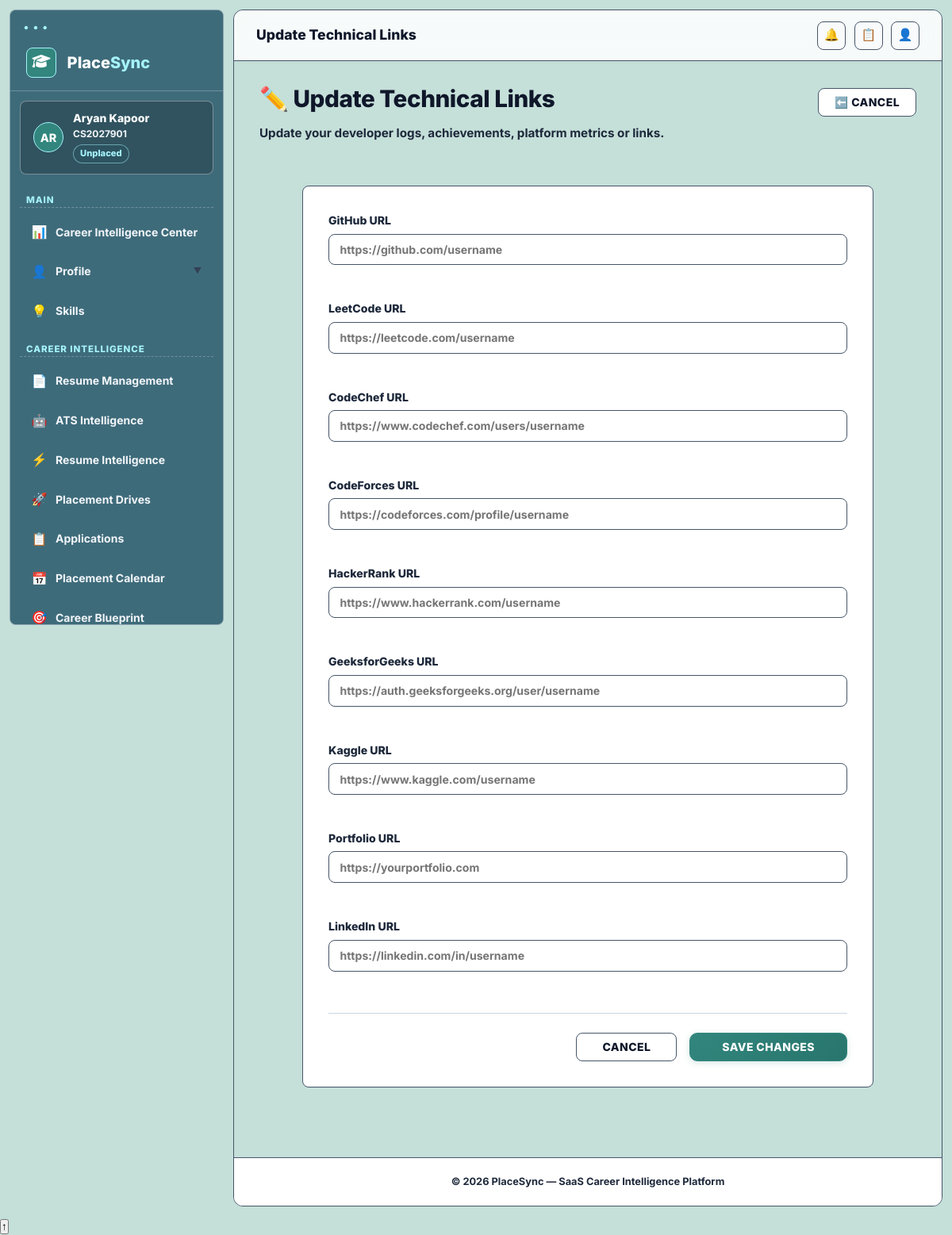
Screenshot of /student/journey/links/ (signed in) with the database file from the repository.
### students/models.py (models this page shows, shortened)
class Student(models.Model):
    class PlacementStatus(models.TextChoices):
        UNPLACED = 'UNPLACED', 'Unplaced'
        PLACED = 'PLACED', 'Placed'
        INTERN = 'INTERN', 'Internship'
        PLACED_AND_INTERN = 'PLACED_AND_INTERN', 'Placed & Internship'
    user = models.OneToOneField(
        settings.AUTH_USER_MODEL,
        on_delete=models.CASCADE,
        related_name='student_profile',
        null=True,
        blank=True
    )
    college = models.ForeignKey(
        'colleges.College',
        on_delete=models.CASCADE,
        related_name='students'
    )
    department = models.ForeignKey(
        'departments.Department',
        on_delete=models.CASCADE,
        related_name='students'
    )
    batch = models.ForeignKey(
        'batches.Batch',
        on_delete=models.CASCADE,
        related_name='students'
    )
    roll_number = models.CharField(max_length=50)
    name = models.CharField(max_length=255)
    email = models.EmailField()
    phone = models.CharField(max_length=20, blank=True)
    cgpa = models.DecimalField(
        max_digits=4,
        decimal_places=2,
        null=True,
        blank=True,
        help_text="CGPA out of 10"
    )
    spi = models.DecimalField(
        max_digits=4,
        decimal_places=2,
        null=True,
        blank=True,
        help_text="Semester Performance Index"
    )
    cpi = models.DecimalField(
        max_digits=4,
        decimal_places=2,
        null=True,
        blank=True,
        help_text="Cumulative Performance Index"
    )
    backlogs = models.PositiveIntegerField(
        default=0,
        help_text="Number of active backlogs"
    )
    semester = models.PositiveSmallIntegerField(
        default=1,
        help_text="Current semester"
    )
    division = models.CharField(
        max_length=10,
        blank=True,
        help_text="Class division/section"
    )
    placement_status = models.CharField(
        max_length=20,
        choices=PlacementStatus.choices,
        default=PlacementStatus.UNPLACED
    )
    package_amount = models.DecimalField(
        max_digits=10,
        decimal_places=2,
        null=True,
        blank=True,
        help_text="LPA package amount if placed"
    )
    stipend_amount = models.DecimalField(
        max_digits=10,
        decimal_places=2,
        null=True,
        blank=True,
        help_text="Monthly stipend amount if doing internship"
    )
    photo = models.ImageField(upload_to='student_photos/', blank=True, null=True)
    date_of_birth = models.DateField(blank=True, null=True)
    gender = models.CharField(max_length=20, blank=True)
    leetcode_url = models.URLField(blank=True)
    codechef_url = models.URLField(blank=True)
    hackerrank_url = models.URLField(blank=True)
    preferred_job_role = models.CharField(max_length=100, blank=True)
    preferred_industry = models.CharField(max_length=100, blank=True)
    preferred_city = models.CharField(max_length=100, blank=True)
    preferred_country = models.CharField(max_length=100, blank=True, default="India")
    preferred_work_location = models.CharField(max_length=100, blank=True)
    work_preference = models.CharField(
        max_length=20,
        choices=[
            ('REMOTE', 'Remote'),
            ('HYBRID', 'Hybrid'),
            ('ONSITE', 'Onsite'),
            ('ANY', 'Open to Any')
        ],
        default='ANY'
    )
    expected_salary = models.DecimalField(
        max_digits=10,
        decimal_places=2,
        null=True,
        blank=True,
        help_text="Expected Salary in LPA"
    )
    career_objective = models.CharField(
        max_length=50,
        choices=[
            ('JOB', 'Placement Job'),
            ('HIGHER_STUDIES', 'Higher Studies'),
            ('ENTREPRENEURSHIP', 'Entrepreneurship'),
            ('BOTH', 'Job & Higher Studies')
        ],
        default='JOB'
    )
    higher_studies = models.CharField(max_length=255, blank=True, help_text="e.g. MS in CS, MBA")
    willing_to_relocate = models.BooleanField(default=True)
    tenth_board = models.CharField(max_length=100, blank=True)
    tenth_percentage = models.DecimalField(max_digits=5, decimal_places=2, null=True, blank=True)
    twelfth_board = models.CharField(max_length=100, blank=True)
    twelfth_percentage = models.DecimalField(max_digits=5, decimal_places=2, null=True, blank=True, verbose_name="12th/Diploma Percentage")
    degree = models.CharField(max_length=100, blank=True, default="B.Tech")
    current_academic_year = models.CharField(max_length=50, blank=True, help_text="e.g. 1st Year, 2nd Year, etc.")
    admission_year = models.PositiveIntegerField(null=True, blank=True)
    graduation_year = models.PositiveIntegerField(null=True, blank=True)
    course = models.CharField(max_length=100, blank=True, default="Computer Science & Engineering")
    bio = models.TextField(blank=True, help_text="Short personal introduction")
    address = models.CharField(max_length=500, blank=True)
    skills = models.TextField(
        blank=True,
        help_text="Comma-separated skills e.g. Python, Django, SQL"
    )
    linkedin_url = models.URLField(blank=True)
    github_url = models.URLField(blank=True)
    portfolio_url = models.URLField(blank=True)
    resume = models.FileField(
        upload_to='student_resumes/',
        blank=True,
        null=True,
        help_text="Upload PDF resume"
    )
    resume_uploaded_at = models.DateTimeField(null=True, blank=True)
    class Meta:
        constraints = [
            models.UniqueConstraint(
                fields=['college', 'roll_number'],
                name='unique_college_roll_number'
            ),
        ]
        ordering = ['roll_number']

class TechnicalLinks(models.Model):
    student = models.OneToOneField(Student, on_delete=models.CASCADE, related_name='technical_links')
    github = models.URLField(blank=True, verbose_name="GitHub URL")
    leetcode = models.URLField(blank=True, verbose_name="LeetCode URL")
    codechef = models.URLField(blank=True, verbose_name="CodeChef URL")
    codeforces = models.URLField(blank=True, verbose_name="CodeForces URL")
    hackerrank = models.URLField(blank=True, verbose_name="HackerRank URL")
    geeksforgeeks = models.URLField(blank=True, verbose_name="GeeksforGeeks URL")
    kaggle = models.URLField(blank=True, verbose_name="Kaggle URL")
    portfolio = models.URLField(blank=True, verbose_name="Portfolio URL")
    linkedin = models.URLField(blank=True, verbose_name="LinkedIn URL")

### student_portal/views.py (the view, shortened to what this page needs)
# urls.py: path('journey/links/',                    TechnicalLinksUpdateView.as_view(),         name='journey_links'),
class TechnicalLinksUpdateView(StudentRequiredMixin, View):
    template_name = 'student_portal/journey_form.html'
    def get(self, request, *args, **kwargs):
        student = _get_student(request)
        if not student:
            return redirect('accounts:logout')
        links, created = TechnicalLinks.objects.get_or_create(student=student)
        form = TechnicalLinksForm(instance=links)
        return render(request, self.template_name, {
            **_base_ctx(request, student),
            'form': form,
            'is_edit': True,
            'title_prefix': 'Update Technical Links'
        })

### student_portal/views.py (called while the page is built)
def _get_student(request):
    try:
        return request.user.student_profile
    except Student.DoesNotExist:
        return None

def _base_ctx(request, student=None):
    unread = 0
    if request.user.is_authenticated:
        unread = Notification.objects.filter(user=request.user, is_read=False).count()
    return {
        'student': student or _get_student(request),
        'unread_count': unread,
    }

    def dispatch(self, request, *args, **kwargs):
        if not request.user.is_authenticated:
            return self.handle_no_permission()
        if request.user.role != 'STUDENT':
            return redirect('dashboard:index')
        return super().dispatch(request, *args, **kwargs)

### templates/student_portal/journey_form.html (shortened to what this page needs)
{% extends 'student_portal/base.html' %}
{% block topbar_title %}{{ title_prefix }}{% endblock %}
{% block content %}
<div class="sp-page-header">
  <div>
    <h1 class="sp-page-title">✏️ {{ title_prefix }}</h1>
    <p class="sp-page-subtitle">Update your developer logs, achievements, platform metrics or links.</p>
  </div>
  <div class="sp-page-actions">
    <a href="{% url 'student_portal:journey' %}" class="sp-btn sp-btn-secondary" style="border:1.5px solid #475569 !important;">⬅️ Cancel</a>
  </div>
</div>
<div style="max-width: 720px; margin: 0 auto 3rem;">
  <form method="post" enctype="multipart/form-data" class="sp-card" style="border:1.5px solid #475569 !important; background:#FFFFFF !important;">
    <div class="sp-card-body" style="padding: 2rem; display: flex; flex-direction: column; gap: 1.5rem;">
      {% for field in form %}
      <div class="sp-form-group">
        <label class="sp-form-label" for="{{ field.id_for_label }}" style="color:#1E293B !important; font-weight:800;">
          {{ field.label }}
        </label>
        {{ field }}
      </div>
      {% endfor %}
      <div style="border-top: 1.5px solid #CBD5E1; padding-top: 1.5rem; margin-top: 0.5rem; display: flex; gap: 1rem; justify-content: flex-end;">
        <a href="{% url 'student_portal:journey' %}" class="sp-btn sp-btn-secondary" style="padding: 0.65rem 2rem; border:1.5px solid #475569 !important;">Cancel</a>
        <button type="submit" class="sp-btn sp-btn-primary" style="padding: 0.65rem 2.5rem;">
          {% if is_edit %}Save Changes{% else %}Record Entry{% endif %}
        </button>
      </div>
    </div>
  </form>
</div>
{% endblock %}

### templates/student_portal/base.html (shortened to what this page needs)
{% load static %}
<!DOCTYPE html>
<html lang="en">
<head>
<link rel="stylesheet" href="https://cdnjs.cloudflare.com/ajax/libs/font-awesome/6.5.1/css/all.min.css" />
<link rel="stylesheet" href="{% static 'css/student.css' %}?v=8.2">
</head>
<body class="{% block page_body_class %}page-dashboard{% endblock %}">
<div class="sp-layout">
  <aside class="sp-sidebar" role="navigation" aria-label="Student navigation">
    <a href="{% url 'student_portal:dashboard' %}" class="sp-brand">
      <div class="sp-brand-icon"><i class="fa-solid fa-graduation-cap"></i></div>
      <div class="sp-brand-text">Place<span>Sync</span></div>
    </a>
    {% if student %}
    <div class="sp-identity">
      <div class="sp-avatar">{{ student.name|slice:":2"|upper }}</div>
      <div>
        <div class="sp-identity-name">{{ student.name }}</div>
        <div class="sp-identity-roll">{{ student.roll_number }}</div>
        <div class="sp-identity-badge">{{ student.get_placement_status_display }}</div>
      </div>
    </div>
    {% endif %}
    <div class="sp-section">
      <div class="sp-section-label">Main</div>
      <ul class="sp-nav">
        <li><a href="{% url 'student_portal:dashboard' %}" class="sp-link {% block nav_dashboard %}{% endblock %}"><span class="sp-link-icon">📊</span> Career Intelligence Center</a></li>
        <li>
          <details class="sp-nav-details" {% block nav_profile_open %}{% endblock %}>
            <summary class="sp-link {% block nav_profile_parent %}{% endblock %}" style="display: flex; align-items: center; justify-content: space-between; cursor: pointer; list-style: none; outline: none; width: 100%;">
              <span style="display: flex; align-items: center; gap: 0.65rem;">
                <span class="sp-link-icon">👤</span> Profile
              </span>
              <span class="sp-dropdown-caret" style="font-size: 0.65rem; color: var(--txt-3); transition: var(--t);">▼</span>
            </summary>
          </details>
        </li>
        <li><a href="{% url 'student_portal:skills' %}" class="sp-link {% block nav_skills %}{% endblock %}"><span class="sp-link-icon">💡</span> Skills</a></li>
      </ul>
    </div>
    <div class="sp-section">
      <div class="sp-section-label">Career Intelligence</div>
      <ul class="sp-nav">
        <li><a href="{% url 'student_portal:resume_dashboard' %}" class="sp-link {% block nav_resume %}{% endblock %}"><span class="sp-link-icon">📄</span> Resume Management</a></li>
        <li><a href="{% url 'student_portal:ats_analysis' %}" class="sp-link {% block nav_ats %}{% endblock %}"><span class="sp-link-icon">🤖</span> ATS Intelligence</a></li>
        <li><a href="{% url 'student_portal:resume_parser' %}" class="sp-link {% block nav_parser %}{% endblock %}"><span class="sp-link-icon">⚡</span> Resume Intelligence</a></li>
        <li><a href="{% url 'student_portal:drives' %}" class="sp-link {% block nav_drives %}{% endblock %}"><span class="sp-link-icon">🚀</span> Placement Drives</a></li>
        <li><a href="{% url 'student_portal:applications' %}" class="sp-link {% block nav_applications %}{% endblock %}"><span class="sp-link-icon">📋</span> Applications</a></li>
        <li><a href="{% url 'student_portal:calendar' %}" class="sp-link {% block nav_calendar %}{% endblock %}"><span class="sp-link-icon">📅</span> Placement Calendar</a></li>
        <li><a href="{% url 'student_portal:recommendations' %}" class="sp-link {% block nav_recommendations %}{% endblock %}"><span class="sp-link-icon">🎯</span> Career Blueprint</a></li>
      </ul>
    </div>
  </aside>
  <div class="sp-main">
    <header class="sp-topbar">
      <div class="sp-topbar-title">
        <span>{% block topbar_title %}Dashboard{% endblock %}</span>
      </div>
      <div class="sp-topbar-right">
        <a href="{% url 'student_portal:notifications' %}" class="sp-topbar-btn" title="Notifications">
          🔔
        </a>
        <a href="{% url 'student_portal:applications' %}" class="sp-topbar-btn" title="Applications">📋</a>
        <a href="{% url 'student_portal:profile' %}" class="sp-topbar-btn" title="Profile">👤</a>
      </div>
    </header>
    <main class="sp-content" id="main-content">
      {% block content %}{% endblock %}
    </main>
    <footer class="sp-page-footer">
      &copy; 2026 PlaceSync &mdash; SaaS Career Intelligence Platform
    </footer>
  </div>
</div>
<button id="sp-back-to-top" class="sp-back-to-top" title="Back to top">↑</button>
</body>
</html>

### templates/student_portal/base.html (style rules this page uses)
summary { list-style: none; }

### rows the page displays
Student: name "AR", name "Aryan Kapoor", roll_number "CS2027901", placement_status "Unplaced"

### other values shown
{{ title_prefix }} "Update Technical Links"
{{ field.label }} "GitHub URL" "LeetCode URL" "CodeChef URL" "CodeForces URL" "HackerRank URL" "GeeksforGeeks URL" "Kaggle URL" "Portfolio URL" "LinkedIn URL"
